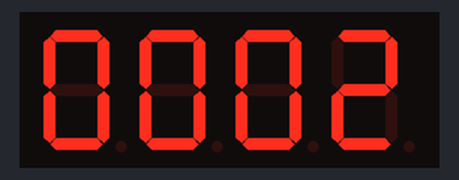
Bench run of a program on a simulated Raspberry Pi (BCM pin numbers). On the bench: 4-digit seven-segment display. At 17.8 s the program stops and its outputs stay as they are.

Above: at 0.22 s.
At 2.38 s:
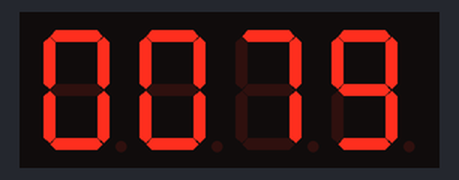
At 4.54 s:
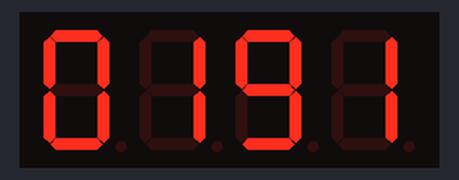
At 8.97 s:
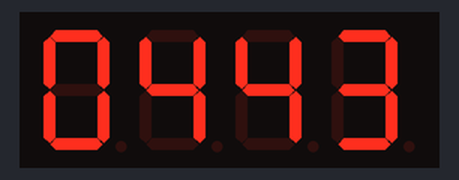
At 13.29 s:
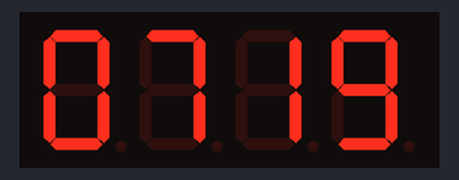
At 17.7 s:
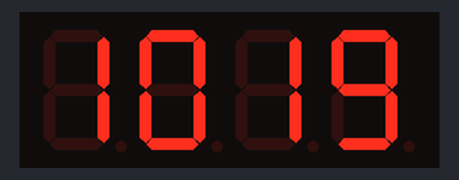

The program:

prac_prime.py
```python
import time
import RPi.GPIO as GPIO
import tm1637

display=tm1637.TM1637(23,24,tm1637.BRIGHT_TYPICAL)
display.Clear()
display.SetBrightnes(1)
prime_numbers=list()

def prime_numbers_chk():
    for i in range(2,1020):
        f=0
        for j in range (2,i):
            if(i%j==0):
                f=1
                break
        if(f==0):
            prime_numbers.append(i)


def displayNumbers():
    prime_numbers_chk()
    for i in prime_numbers:
        # convert the int to string
        num_str= str(i)

        ##add leading zeros
        zero_str=""
        if(len(num_str) < 4 ):
            zero_str=addLeadingZeros(num_str)

        #append the num_str to leading zeros ie 000 + 2
        zero_str+=num_str

        #separate each digit from the string
        num_to_display=[int(zero_str[0]),int(zero_str[1]),int(zero_str[2]),int(zero_str[3])]
        display.Show(num_to_display)
        time.sleep(0.1)

def addLeadingZeros(var):
    zeros_str=""
    zeros_to_add= len("0000") - len(var)
    for i in range (zeros_to_add):
        zeros_str += "0"
    return zeros_str

displayNumbers()       
```
